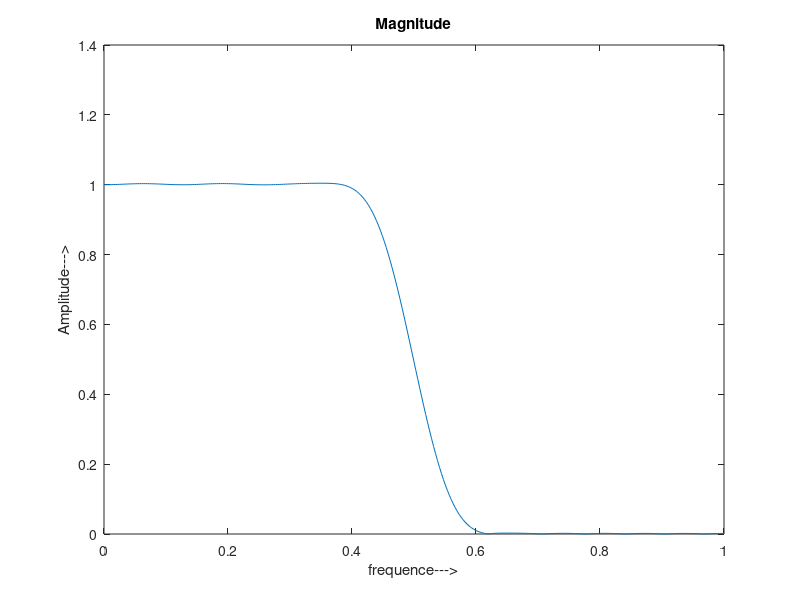
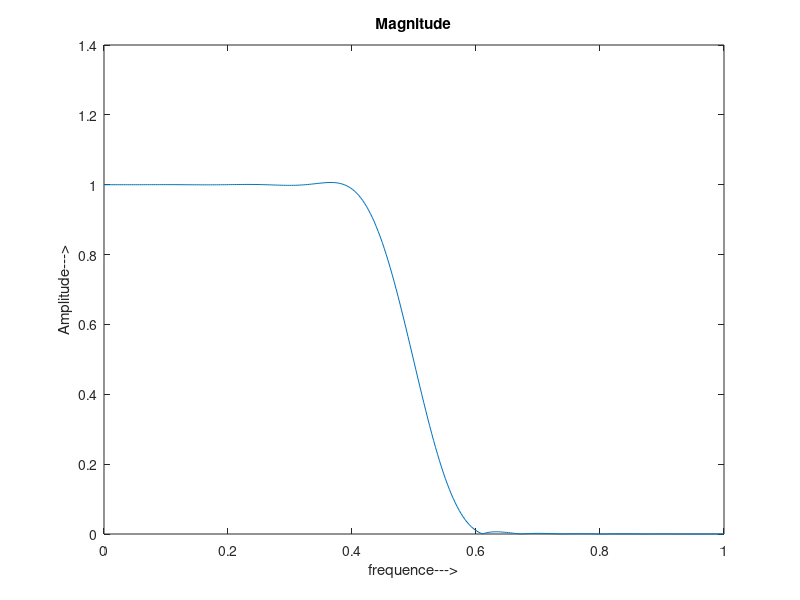
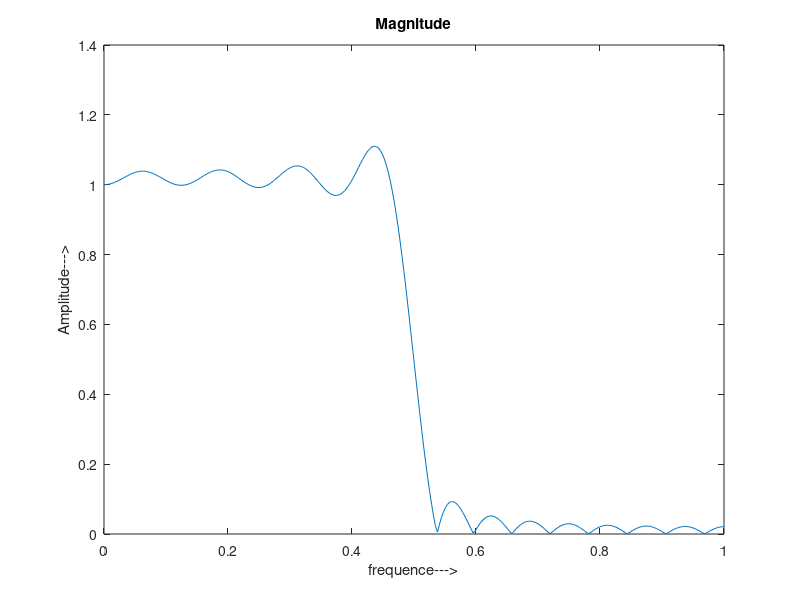
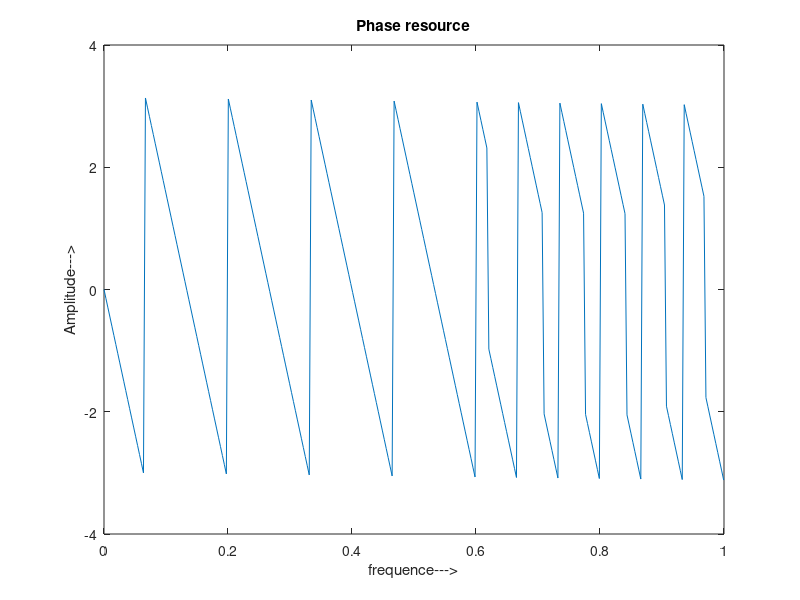

MATLAB code for these plots, in order:
clc;
close all;
N=31;
wc=0.5*pi;
A=fir1(N-1,wc/pi,'low',hamming(N));
w=0:0.01:pi;
h=freqz(A,1,w);
figure (1);
plot(w/pi,abs(h));
xlabel('frequence--->');
ylabel('Amplitude--->');
title('Magnitude');

A=fir1(N-1,wc/pi,'low',hamming(N));
w=0:0.01:pi;
h=freqz(A,1,w);
figure (1);
plot(w/pi,abs(h));
xlabel('frequence--->');
ylabel('Amplitude--->');
title('Magnitude');

A1=fir1(N-1,wc/pi,'low',hanning(N));
w=0:0.01:pi;
h1=freqz(A1,1,w);
figure (2);
plot(w/pi,abs(h1));
xlabel('frequence--->');
ylabel('Amplitude--->');
title('Magnitude');

A2=fir1(N-1,wc/pi,'low',rectwin(N));
w=0:0.01:pi;
h2=freqz(A2,1,w);
figure (3);
plot(w/pi,abs(h2));
xlabel('frequence--->');
ylabel('Amplitude--->');
title('Magnitude');



figure (4);
plot(w/pi,angle(h));
xlabel('frequence--->');
ylabel('Amplitude--->');
title('Phase resource');
